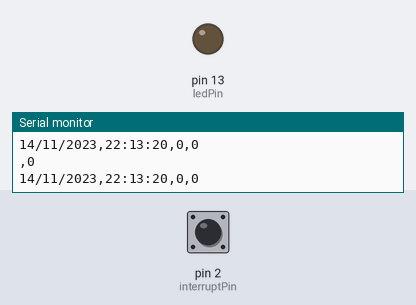
This sketch was run on a simulated Arduino Uno, built with avr-gcc and run on an emulated ATmega328P. On the bench: output pins drawn as LEDs (lit = HIGH), the last lines printed to the serial monitor. Inputs (shaded band) come from the test bench; at power-on: pin 2 (interruptPin) HIGH. The local clock reads 2024-03-15 10:24:30 at power-on unless the sketch sets it; storage starts empty.

Above: at 1.2 s.
1.3 s: pin 2 (interruptPin) pulled LOW for 0.15 s
At 2.1 s:
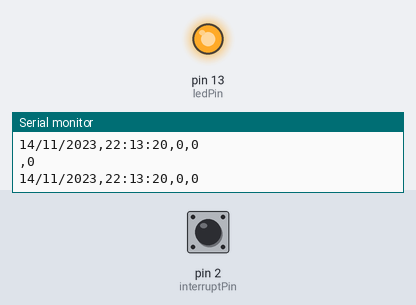
2.9 s: pin 2 (interruptPin) pulled LOW for 1 s
At 4.7 s:
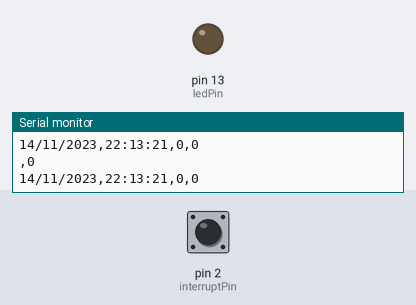
5.8 s: pin 2 (interruptPin) pulled LOW for 3.2 s
At 10.8 s:
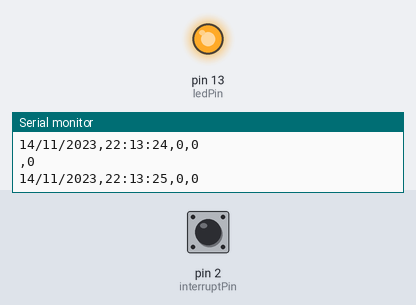
Timing chart, 0 to 12.3 s (numbered marks = the images above; inputs shaded):
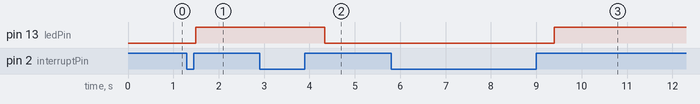

Measured:
- after the input at 1.3 s, pin 13 (ledPin): LOW → HIGH after 0.19 s
- after the input at 2.9 s, pin 13 (ledPin): HIGH → LOW after 1.4 s
- after the input at 5.8 s, pin 13 (ledPin): LOW → HIGH after 3.6 s

The sketch:

mechanical_rain-sep13_2023.ino
```cpp
#include <RTClib.h>
#include <SPI.h>
#include <SD.h>
#include <Wire.h>
#include <TimeLib.h>
#include <DS1307RTC.h>
File myFile;
RTC_DS1307 rtc;

unsigned long startMillis;  //some global variables available anywhere in the program
unsigned long currentMillis;
const unsigned long period = 60000;  //the value is a number of milliseconds
const byte ledPin = 13;    //using the built in LED
const byte interruptPin = 2;
volatile byte state = LOW;
int count=0;
void counting();
int totalcount;
int flag;
int total_rain;
int avg_rain_count;
int rain;
int avg_rain;


void blink() {
  state = !state;
  flag++;
}


void setup()
{
  Serial.begin(9600);  //start Serial in case we need to print debugging info
  pinMode(ledPin, OUTPUT);
  startMillis = millis();
  pinMode(interruptPin, INPUT_PULLUP);
  attachInterrupt(digitalPinToInterrupt(interruptPin), blink, RISING);
  SD.begin();

  while(!Serial);
    if(! rtc.begin()) {
      Serial.println("Couldn't find RTC");
      while (1);
    }
    else {
      rtc.adjust(DateTime(F(__DATE__), F(__TIME__)));
    }
   if(! rtc.isrunning()) {
      Serial.println("RTC is NOT running!");
    }
  Serial.print("Initializing SD card...");
  if (!SD.begin(4)) {
 Serial.println("initialization failed!");
 while (1);
}
 Serial.println("initialization done.");
Serial.println("Date,Time,avg_rain_count,rain,avg_rain");
 //myFile.print("Date","Time","Sound","loudness");
}

void loop()
{
digitalWrite(ledPin, state);
  myFile = SD.open("manu.txt", FILE_WRITE);
  if (myFile) {
  int rain_count=+flag;
  Serial.println(rain_count);
  currentMillis = millis();  //get the current "time" (actually the number of milliseconds since the program started)
  if (currentMillis - startMillis >= period)  //test whether the period has elapsed
  {
    total_rain=flag;
    avg_rain_count=total_rain/60;
    rain=total_rain*0.28;
    avg_rain =avg_rain_count*0.28;

   //digitalWrite(ledPin, !digitalRead(ledPin));  //if so, change the state of the LED.  Uses a neat trick to change the state
    startMillis = currentMillis;  //IMPORTANT to save the start time of the current LED state.
    flag=0;
  }
  tmElements_t tm;

 if (RTC.read(tm)) {

    Serial.print(tm.Day);
    Serial.print('/');
    Serial.print(tm.Month);
    Serial.print('/');
    Serial.print(tmYearToCalendar(tm.Year));
    Serial.print(",");
    Serial.print(tm.Hour);
    Serial.print(":");
    Serial.print(tm.Minute);
    Serial.print(":");
    Serial.print(tm.Second);
    Serial.print(',');
    Serial.print(avg_rain_count);
    Serial.print(',');
    Serial.println(rain);
    Serial.print(',');
    Serial.println(avg_rain);
    myFile.print(tm.Day);
    myFile.print('/');
    myFile.print(tm.Month);
    myFile.print('/');
    myFile.print(tmYearToCalendar(tm.Year));
    myFile.print(",");
    myFile.print(tm.Hour);
    myFile.print(":");
    myFile.print(tm.Minute);
    myFile.print(":");
    myFile.print(tm.Second);
    myFile.print(',');
    myFile.print(avg_rain_count);
    myFile.print(',');
    myFile.println(rain);
    myFile.print(',');
    myFile.println(avg_rain);
    myFile.close();

  }
    else {
    if (RTC.chipPresent()) {
      Serial.println("The DS1307 is stopped.  Please run the SetTime");
      Serial.println("example to initialize the time and begin running.");
      Serial.println();
    } else {
      Serial.println("DS1307 read error!  Please check the circuitry.");
      Serial.println();
    }
    }
}
myFile = SD.open("manu.txt");
if (myFile) {

Serial.println("manu.txt:");
// read from the file until there's nothing else in it:
while (myFile.available()) {
Serial.write(myFile.read());
}
myFile.close();
}

}
```
